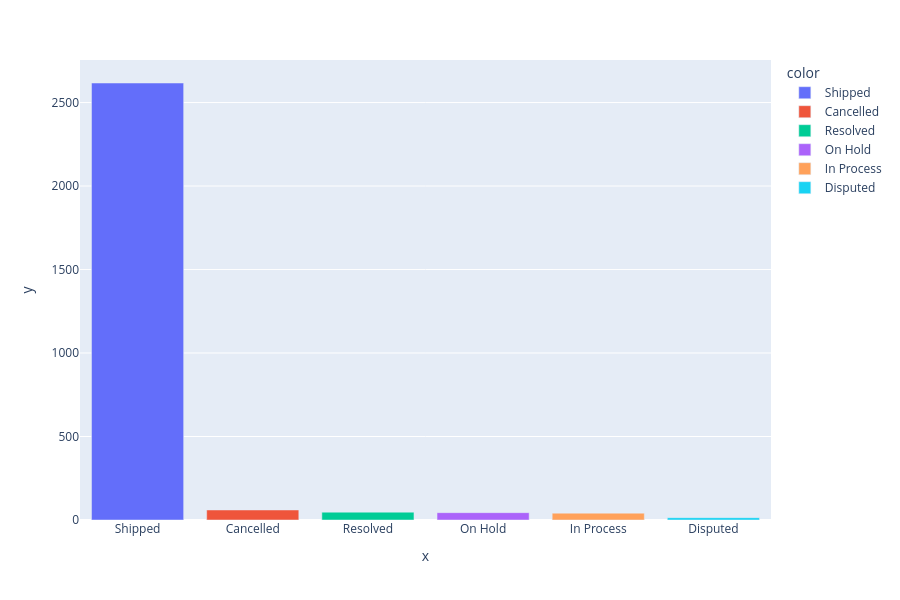

Source (notebook cell):
### Code cell
barplot_visualization('STATUS');

### Figure 1 — Plotly figure (JSON) as saved in the notebook; plotly's stock layout.template omitted (floating-point values rounded to 4 significant figures)
{"data": [{"hovertemplate": "color=Shipped<br>x=%{x}<br>y=%{y}<extra></extra>", "legendgroup": "Shipped", "marker": {"color": "#636efa", "pattern": {"shape": ""}}, "name": "Shipped", "orientation": "v", "showlegend": true, "textposition": "auto", "type": "bar", "x": ["Shipped"], "xaxis": "x", "y": [2617], "yaxis": "y"}, {"hovertemplate": "color=Cancelled<br>x=%{x}<br>y=%{y}<extra></extra>", "legendgroup": "Cancelled", "marker": {"color": "#EF553B", "pattern": {"shape": ""}}, "name": "Cancelled", "orientation": "v", "showlegend": true, "textposition": "auto", "type": "bar", "x": ["Cancelled"], "xaxis": "x", "y": [60], "yaxis": "y"}, {"hovertemplate": "color=Resolved<br>x=%{x}<br>y=%{y}<extra></extra>", "legendgroup": "Resolved", "marker": {"color": "#00cc96", "pattern": {"shape": ""}}, "name": "Resolved", "orientation": "v", "showlegend": true, "textposition": "auto", "type": "bar", "x": ["Resolved"], "xaxis": "x", "y": [47], "yaxis": "y"}, {"hovertemplate": "color=On Hold<br>x=%{x}<br>y=%{y}<extra></extra>", "legendgroup": "On Hold", "marker": {"color": "#ab63fa", "pattern": {"shape": ""}}, "name": "On Hold", "orientation": "v", "showlegend": true, "textposition": "auto", "type": "bar", "x": ["On Hold"], "xaxis": "x", "y": [44], "yaxis": "y"}, {"hovertemplate": "color=In Process<br>x=%{x}<br>y=%{y}<extra></extra>", "legendgroup": "In Process", "marker": {"color": "#FFA15A", "pattern": {"shape": ""}}, "name": "In Process", "orientation": "v", "showlegend": true, "textposition": "auto", "type": "bar", "x": ["In Process"], "xaxis": "x", "y": [41], "yaxis": "y"}, {"hovertemplate": "color=Disputed<br>x=%{x}<br>y=%{y}<extra></extra>", "legendgroup": "Disputed", "marker": {"color": "#19d3f3", "pattern": {"shape": ""}}, "name": "Disputed", "orientation": "v", "showlegend": true, "textposition": "auto", "type": "bar", "x": ["Disputed"], "xaxis": "x", "y": [14], "yaxis": "y"}], "layout": {"barmode": "relative", "height": 600, "legend": {"title": {"text": "color"}, "tracegroupgap": 0}, "margin": {"t": 60}, "xaxis": {"anchor": "y", "domain": [0, 1], "title": {"text": "x"}}, "yaxis": {"anchor": "x", "domain": [0, 1], "title": {"text": "y"}}}}
